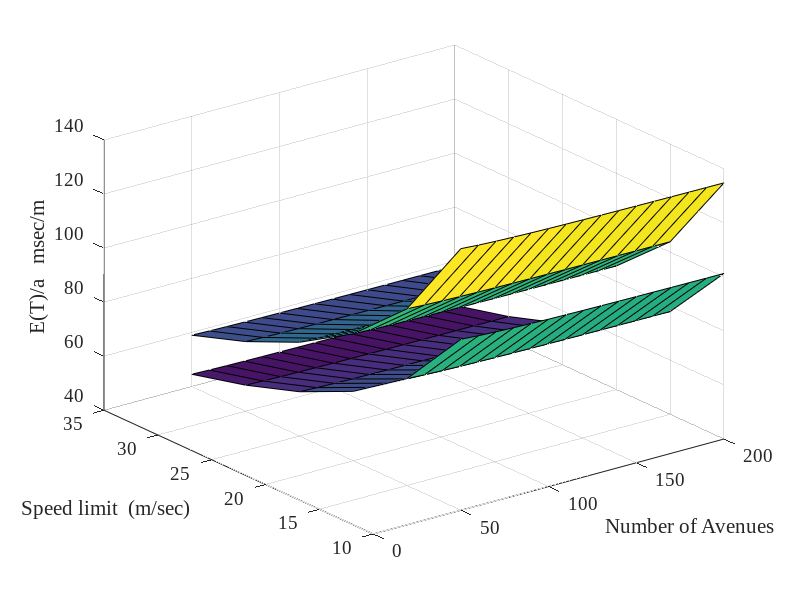

Reproduce this figure in MATLAB.

fs = 16;
fn = 'Times New Roman'; 

vmin = 2;
for ratio=[0.5,1]
     i=1;
    for vmax =10:5:35
        j=1;
        for  Na=50:10:201
            x(i,j)=Na;
            y(i,j)=vmax;
            Ns = ratio * Na;
            t1 = ((Na+1)/(3*Na))* (log(vmax/vmin)/(vmax-vmin));           
            t2 = (ratio*(Ns+1)/(3*Ns))* (log(vmax/vmin)/(vmax-vmin));
            z(i,j) = (t1 + t2)*1000;
            j = j+1;
        end
        i = i+1;
    end
    x
    y
    z
   surf(x,y,z);

%      plot3(x,y,z);
hold on
end
zlabel('E(T)/a   msec/m','FontSize',fs,'FontName',fn);
ylabel('Speed limit  (m/sec)','FontSize',fs,'FontName',fn);
xlabel('Number of Avenues','FontSize',fs,'FontName',fn);
fs = 14;
set(gca,'FontSize',fs,'FontName',fn);

